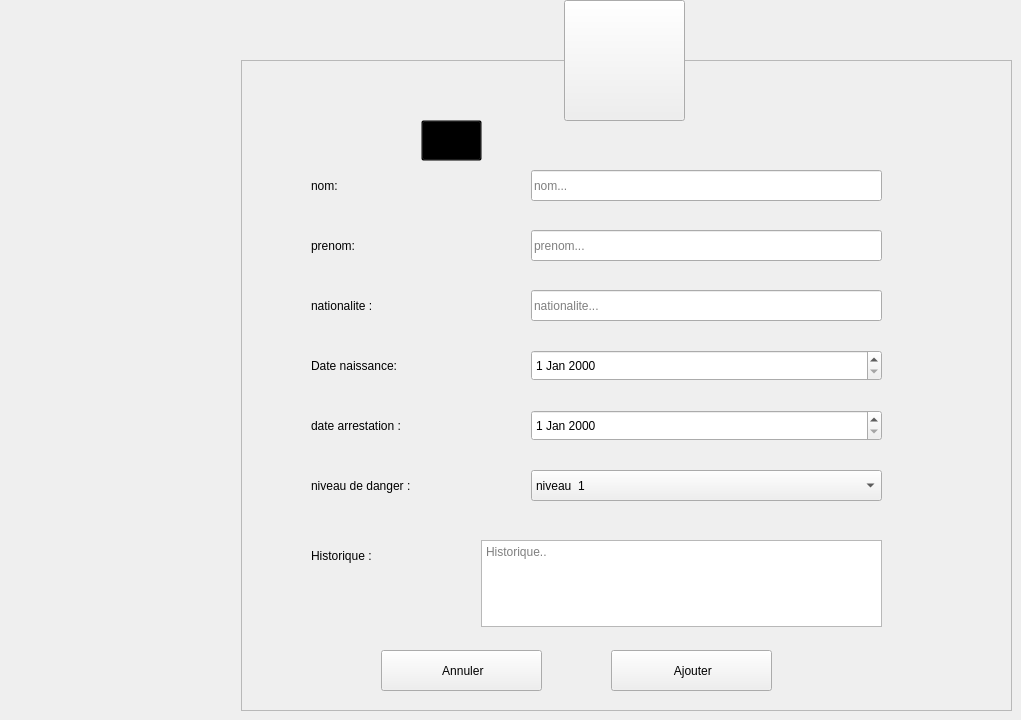
    <widget class="QWidget" name="Ajouter_detenus">
     <widget class="QToolButton" name="toolButton_8">
      <property name="geometry">
       <rect>
        <x>564</x>
        <y>0</y>
        <width>121</width>
        <height>121</height>
       </rect>
      </property>
      <property name="styleSheet">
       <string notr="true"/>
      </property>
      <property name="text">
       <string/>
      </property>
      <property name="icon">
       <iconset>
        <normaloff>:/Recources/Images/gavel.png</normaloff>:/Recources/Images/gavel.png</iconset>
      </property>
      <property name="iconSize">
       <size>
        <width>64</width>
        <height>64</height>
       </size>
      </property>
     </widget>
     <widget class="QFrame" name="frame_8">
      <property name="geometry">
       <rect>
        <x>241</x>
        <y>60</y>
        <width>771</width>
        <height>651</height>
       </rect>
      </property>
      <property name="styleSheet">
       <string notr="true"/>
      </property>
      <property name="frameShape">
       <enum>QFrame::StyledPanel</enum>
      </property>
      <property name="frameShadow">
       <enum>QFrame::Raised</enum>
      </property>
      <widget class="QLabel" name="L_AjouterDetenus">
       <property name="geometry">
        <rect>
         <x>230</x>
         <y>57</y>
         <width>281</width>
         <height>41</height>
        </rect>
       </property>
       <property name="font">
        <font>
         <family>century gothic</family>
         <pointsize>-1</pointsize>
         <weight>75</weight>
         <bold>true</bold>
        </font>
       </property>
       <property name="styleSheet">
        <string notr="true">background: transparent;</string>
       </property>
       <property name="text">
        <string>Ajouter un detenus</string>
       </property>
      </widget>
      <widget class="QLabel" name="L_ATypeAffaire">
       <property name="geometry">
        <rect>
         <x>70</x>
         <y>110</y>
         <width>121</width>
         <height>31</height>
        </rect>
       </property>
       <property name="styleSheet">
        <string notr="true">background: transparent;</string>
       </property>
       <property name="text">
        <string>nom:</string>
       </property>
      </widget>
      <widget class="QLabel" name="L_ADateDetenus">
       <property name="geometry">
        <rect>
         <x>70</x>
         <y>290</y>
         <width>171</width>
         <height>31</height>
        </rect>
       </property>
       <property name="styleSheet">
        <string notr="true">background: transparent;</string>
       </property>
       <property name="text">
        <string>Date naissance:</string>
       </property>
      </widget>
      <widget class="QLabel" name="L_ALocalAffaire">
       <property name="geometry">
        <rect>
         <x>70</x>
         <y>170</y>
         <width>151</width>
         <height>31</height>
        </rect>
       </property>
       <property name="styleSheet">
        <string notr="true">background: transparent;</string>
       </property>
       <property name="text">
        <string>prenom:</string>
       </property>
      </widget>
      <widget class="QLineEdit" name="LE_ANomDetenus">
       <property name="geometry">
        <rect>
         <x>290</x>
         <y>110</y>
         <width>351</width>
         <height>31</height>
        </rect>
       </property>
       <property name="placeholderText">
        <string>nom...</string>
       </property>
      </widget>
      <widget class="QLineEdit" name="LE_ADateDetenus">
       <property name="geometry">
        <rect>
         <x>460</x>
         <y>-40</y>
         <width>351</width>
         <height>31</height>
        </rect>
       </property>
       <property name="placeholderText">
        <string>Date...</string>
       </property>
      </widget>
      <widget class="QLineEdit" name="LE_APrenomDetenus">
       <property name="geometry">
        <rect>
         <x>290</x>
         <y>170</y>
         <width>351</width>
         <height>31</height>
        </rect>
       </property>
       <property name="placeholderText">
        <string>prenom...</string>
       </property>
      </widget>
      <widget class="QPushButton" name="B_AConfirmerDetenus">
       <property name="geometry">
        <rect>
         <x>370</x>
         <y>590</y>
         <width>161</width>
         <height>41</height>
        </rect>
       </property>
       <property name="cursor">
        <cursorShape>PointingHandCursor</cursorShape>
       </property>
       <property name="text">
        <string> Ajouter</string>
       </property>
       <property name="icon">
        <iconset>
         <normaloff>:/Recources/Images/confirm.png</normaloff>:/Recources/Images/confirm.png</iconset>
       </property>
       <property name="iconSize">
        <size>
         <width>20</width>
         <height>20</height>
        </size>
       </property>
      </widget>
      <widget class="QPushButton" name="B_AAnnulerDetenus">
       <property name="geometry">
        <rect>
         <x>140</x>
         <y>590</y>
         <width>161</width>
         <height>41</height>
        </rect>
       </property>
       <property name="cursor">
        <cursorShape>PointingHandCursor</cursorShape>
       </property>
       <property name="text">
        <string> Annuler</string>
       </property>
       <property name="icon">
        <iconset>
         <normaloff>:/Recources/Images/close.png</normaloff>:/Recources/Images/close.png</iconset>
       </property>
       <property name="iconSize">
        <size>
         <width>16</width>
         <height>16</height>
        </size>
       </property>
      </widget>
      <widget class="QToolButton" name="toolButton_9">
       <property name="geometry">
        <rect>
         <x>180</x>
         <y>60</y>
         <width>61</width>
         <height>41</height>
        </rect>
       </property>
       <property name="styleSheet">
        <string notr="true">background: transparent;</string>
       </property>
       <property name="text">
        <string/>
       </property>
       <property name="icon">
        <iconset>
         <normaloff>:/Recources/Images/add-property.png</normaloff>:/Recources/Images/add-property.png</iconset>
       </property>
       <property name="iconSize">
        <size>
         <width>30</width>
         <height>30</height>
        </size>
       </property>
      </widget>
      <widget class="QLabel" name="L_ADescAffaire">
       <property name="geometry">
        <rect>
         <x>70</x>
         <y>230</y>
         <width>151</width>
         <height>31</height>
        </rect>
       </property>
       <property name="styleSheet">
        <string notr="true">background: transparent;</string>
       </property>
       <property name="text">
        <string>nationalite :</string>
       </property>
      </widget>
      <widget class="QDateEdit" name="DE_ADateNaissDetenus">
       <property name="geometry">
        <rect>
         <x>290</x>
         <y>290</y>
         <width>351</width>
         <height>31</height>
        </rect>
       </property>
      </widget>
      <widget class="QLineEdit" name="LE_ANationalitelDetenus">
       <property name="geometry">
        <rect>
         <x>290</x>
         <y>230</y>
         <width>351</width>
         <height>31</height>
        </rect>
       </property>
       <property name="placeholderText">
        <string>nationalite...</string>
       </property>
      </widget>
      <widget class="QLabel" name="L_ADescAffaire_2">
       <property name="geometry">
        <rect>
         <x>70</x>
         <y>350</y>
         <width>191</width>
         <height>31</height>
        </rect>
       </property>
       <property name="styleSheet">
        <string notr="true">background: transparent;</string>
       </property>
       <property name="text">
        <string>date arrestation :</string>
       </property>
      </widget>
      <widget class="QDateEdit" name="DE_ADateArrestDetenus">
       <property name="geometry">
        <rect>
         <x>290</x>
         <y>350</y>
         <width>351</width>
         <height>31</height>
        </rect>
       </property>
      </widget>
      <widget class="QLabel" name="L_ADescAffaire_3">
       <property name="geometry">
        <rect>
         <x>70</x>
         <y>480</y>
         <width>191</width>
         <height>31</height>
        </rect>
       </property>
       <property name="styleSheet">
        <string notr="true">background: transparent;</string>
       </property>
       <property name="text">
        <string>Historique : </string>
       </property>
      </widget>
      <widget class="QTextEdit" name="DE_AHistoriqueDetenus">
       <property name="geometry">
        <rect>
         <x>240</x>
         <y>480</y>
         <width>401</width>
         <height>87</height>
        </rect>
       </property>
       <property name="placeholderText">
        <string>Historique..</string>
       </property>
      </widget>
      <widget class="QLabel" name="L_ADescAffaire_4">
       <property name="geometry">
        <rect>
         <x>70</x>
         <y>410</y>
         <width>201</width>
         <height>31</height>
        </rect>
       </property>
       <property name="styleSheet">
        <string notr="true">background: transparent;</string>
       </property>
       <property name="text">
        <string>niveau de danger :</string>
       </property>
      </widget>
      <widget class="QComboBox" name="CB_ANivDangDetenus">
       <property name="geometry">
        <rect>
         <x>290</x>
         <y>410</y>
         <width>351</width>
         <height>31</height>
        </rect>
       </property>
       <item>
        <property name="text">
         <string>niveau  1</string>
        </property>
       </item>
       <item>
        <property name="text">
         <string>niveau  2</string>
        </property>
       </item>
       <item>
        <property name="text">
         <string>niveau  3</string>
        </property>
       </item>
       <item>
        <property name="text">
         <string>niveau  4</string>
        </property>
       </item>
      </widget>
     </widget>
     <zorder>frame_8</zorder>
     <zorder>toolButton_8</zorder>
    </widget>
